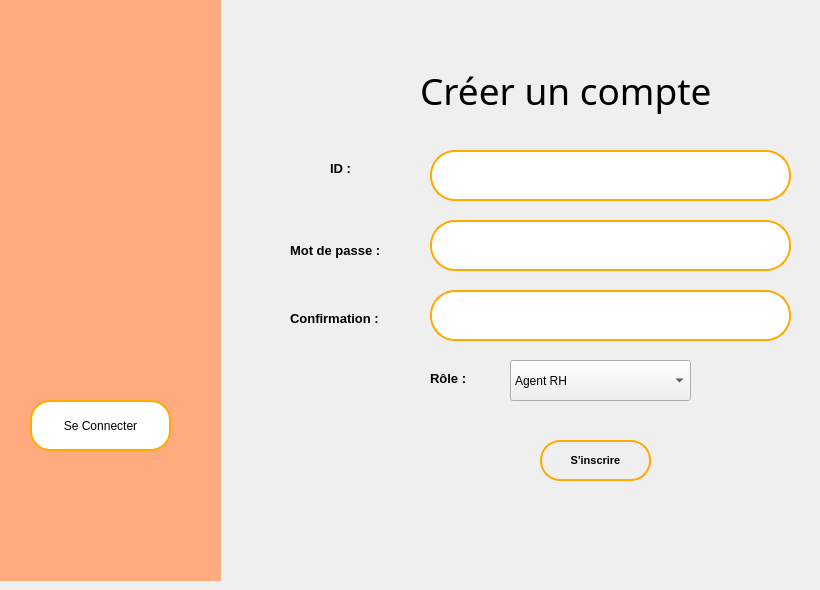
    <widget class="QWidget" name="page_2">
     <widget class="QWidget" name="widget_4" native="true">
      <property name="geometry">
       <rect>
        <x>0</x>
        <y>0</y>
        <width>221</width>
        <height>581</height>
       </rect>
      </property>
      <property name="styleSheet">
       <string notr="true">#widget_4
{
background:rgb(255, 170, 127);
}</string>
      </property>
      <widget class="QWidget" name="widget_2" native="true">
       <property name="geometry">
        <rect>
         <x>10</x>
         <y>10</y>
         <width>181</width>
         <height>191</height>
        </rect>
       </property>
       <property name="styleSheet">
        <string notr="true">background-image:url(:/images/images/pie.png);</string>
       </property>
      </widget>
      <widget class="QPushButton" name="goToSignInButton">
       <property name="geometry">
        <rect>
         <x>30</x>
         <y>400</y>
         <width>141</width>
         <height>51</height>
        </rect>
       </property>
       <property name="styleSheet">
        <string notr="true">#goToSignInButton
{
	border-radius:20px;
	background:rgb(255, 255, 255);
	border:2px solid rgb(255, 170, 0);
}

#goToSignInButton:hover
{

	background:rgb(255, 170, 0);
}</string>
       </property>
       <property name="text">
        <string>Se Connecter</string>
       </property>
      </widget>
     </widget>
     <widget class="QLineEdit" name="idEdit_2">
      <property name="geometry">
       <rect>
        <x>430</x>
        <y>150</y>
        <width>361</width>
        <height>51</height>
       </rect>
      </property>
      <property name="styleSheet">
       <string notr="true">#idEdit_2
{
		border-radius:25px;
		border:2px solid rgb(255, 170, 0);
}</string>
      </property>
     </widget>
     <widget class="QLabel" name="loginTitle_2">
      <property name="geometry">
       <rect>
        <x>420</x>
        <y>60</y>
        <width>391</width>
        <height>61</height>
       </rect>
      </property>
      <property name="font">
       <font>
        <family>Arial Rounded MT Bold</family>
        <pointsize>28</pointsize>
       </font>
      </property>
      <property name="text">
       <string>Créer un compte</string>
      </property>
     </widget>
     <widget class="QLineEdit" name="passwordEdit_2">
      <property name="geometry">
       <rect>
        <x>430</x>
        <y>220</y>
        <width>361</width>
        <height>51</height>
       </rect>
      </property>
      <property name="styleSheet">
       <string notr="true">#passwordEdit_2
{
				border-radius:25px;

		border:2px solid rgb(255, 170, 0);
}</string>
      </property>
     </widget>
     <widget class="QPushButton" name="signUpButton">
      <property name="geometry">
       <rect>
        <x>540</x>
        <y>440</y>
        <width>111</width>
        <height>41</height>
       </rect>
      </property>
      <property name="font">
       <font>
        <family>Arial</family>
        <pointsize>8</pointsize>
        <weight>75</weight>
        <bold>true</bold>
       </font>
      </property>
      <property name="styleSheet">
       <string notr="true">#signUpButton
{
	border-radius:20px;
	background:transparent;
	border:2px solid rgb(255, 170, 0);
}

#signUpButton:hover
{

	background:rgb(255, 170, 0);
}</string>
      </property>
      <property name="text">
       <string>S'inscrire</string>
      </property>
     </widget>
     <widget class="QLineEdit" name="passwordConfirmationEdit">
      <property name="geometry">
       <rect>
        <x>430</x>
        <y>290</y>
        <width>361</width>
        <height>51</height>
       </rect>
      </property>
      <property name="styleSheet">
       <string notr="true">#passwordConfirmationEdit
{
				border-radius:25px;

		border:2px solid rgb(255, 170, 0);
}</string>
      </property>
     </widget>
     <widget class="QComboBox" name="jobTitleBox">
      <property name="geometry">
       <rect>
        <x>510</x>
        <y>360</y>
        <width>181</width>
        <height>41</height>
       </rect>
      </property>
      <item>
       <property name="text">
        <string>Agent RH</string>
       </property>
      </item>
      <item>
       <property name="text">
        <string>Employee de depot</string>
       </property>
      </item>
      <item>
       <property name="text">
        <string>Employee de stock</string>
       </property>
      </item>
     </widget>
     <widget class="QLabel" name="label_64">
      <property name="geometry">
       <rect>
        <x>330</x>
        <y>160</y>
        <width>61</width>
        <height>16</height>
       </rect>
      </property>
      <property name="font">
       <font>
        <family>Arial</family>
        <pointsize>10</pointsize>
        <weight>75</weight>
        <bold>true</bold>
       </font>
      </property>
      <property name="text">
       <string>ID :</string>
      </property>
     </widget>
     <widget class="QLabel" name="label_65">
      <property name="geometry">
       <rect>
        <x>290</x>
        <y>240</y>
        <width>231</width>
        <height>21</height>
       </rect>
      </property>
      <property name="font">
       <font>
        <family>Arial</family>
        <pointsize>10</pointsize>
        <weight>75</weight>
        <bold>true</bold>
       </font>
      </property>
      <property name="text">
       <string>Mot de passe :</string>
      </property>
     </widget>
     <widget class="QLabel" name="label_66">
      <property name="geometry">
       <rect>
        <x>290</x>
        <y>310</y>
        <width>121</width>
        <height>16</height>
       </rect>
      </property>
      <property name="font">
       <font>
        <family>Arial</family>
        <pointsize>10</pointsize>
        <weight>75</weight>
        <bold>true</bold>
       </font>
      </property>
      <property name="text">
       <string>Confirmation :</string>
      </property>
     </widget>
     <widget class="QLabel" name="label_67">
      <property name="geometry">
       <rect>
        <x>430</x>
        <y>370</y>
        <width>61</width>
        <height>16</height>
       </rect>
      </property>
      <property name="font">
       <font>
        <family>Arial</family>
        <pointsize>10</pointsize>
        <weight>75</weight>
        <bold>true</bold>
       </font>
      </property>
      <property name="text">
       <string>Rôle :</string>
      </property>
     </widget>
    </widget>
